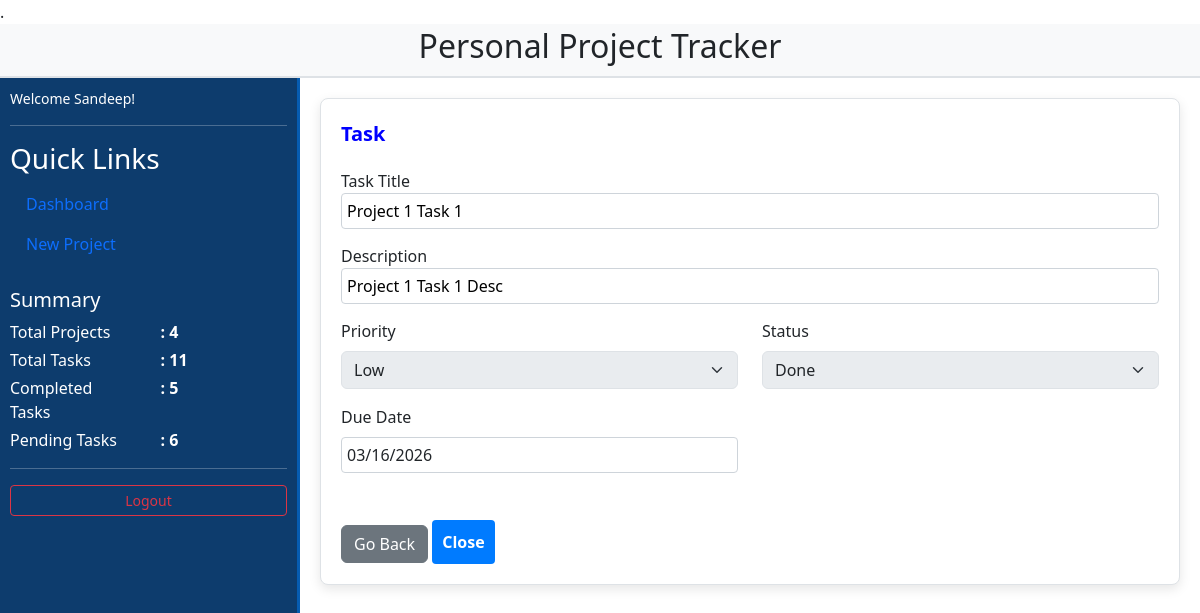
The app's page /createupdatetask/1/view/1/view (signed in) with its own data.
### tables this page shows
CREATE TABLE tasks (
    taskid INTEGER PRIMARY KEY AUTOINCREMENT,
    projectid INTEGER NOT NULL,
    title TEXT NOT NULL,
    taskdesc TEXT,
    taskpriority TEXT CHECK(taskpriority IN ('Low','Medium','High')) NOT NULL DEFAULT 'Medium',
    taskstatus TEXT CHECK(taskstatus IN ('Todo','InProgress','Done')) NOT NULL DEFAULT 'Todo',
    duedate DATE,
    FOREIGN KEY (projectid) REFERENCES projects(projectid) ON DELETE CASCADE
);

### project.py (the view)
@app.route("/createupdatetask/<int:projectid>/<string:operate>/<int:taskid>/<string:projoperate>", methods=["GET", "POST"])
@login_required
def createupdatetask(projectid, operate, taskid, projoperate):
    project = getproject(projectid, session["userid"])
    if not project:
        return "Unauthorized - project does not belong to user", 403
    if request.method == "POST":
        if operate in ["new", "update"]:
            title = request.form.get("title")
            taskdesc = request.form.get("taskdesc")
            taskpriority = request.form.get("taskpriority")
            taskstatus = request.form.get("taskstatus")
            duedate = request.form.get("duedate")
            if not title:
                flash("Task title is required", "warning")
                return redirect(request.url)
        else:
            tasks = gettask(taskid, projectid)
            if not tasks:
                return "Task not found", 404
            task = tasks[0]
            title = task["title"]
            taskdesc = task["taskdesc"]
            taskpriority = task["taskpriority"]
            taskstatus = task["taskstatus"]
            duedate = task["duedate"]
        if operate == "new":
            insertupdate_task(True, 0, projectid, title, taskdesc,taskpriority, taskstatus, duedate)
        elif operate == "update":
            insertupdate_task(False, taskid, projectid, title, taskdesc,taskpriority, taskstatus, duedate)
        if operate == "view":
            return render_template("task.html", operate="view", task = task, projectid=projectid, projoperate=projoperate)
        else:
            return redirect(url_for("project", operate=projoperate, projectid=projectid))
    else: #POST is FALSE
        if operate in ["view", "update"]:
            task_data = gettask(taskid, projectid)
            if not task_data:
                return "Task not found", 404
            return render_template("task.html", operate=operate, projectid=projectid, task=task_data[0], projoperate=projoperate)
        return render_template("task.html", operate="new", projectid=projectid, task={}, projoperate=projoperate)

### dal.py (called while the page is built)
def get_dashboard_data(userid):
    projects = db.execute(
        "SELECT * FROM projects WHERE userid = ? ORDER BY duedate DESC", (userid))
    total_projects = len(projects)
    completed_tasks = db.execute(
        "SELECT COUNT(tasks.taskid) as count FROM tasks JOIN projects ON tasks.projectid=projects.projectid WHERE projects.userid = ? AND tasks.taskstatus = 'Done'",
        (userid))[0]["count"]
    pending_tasks = db.execute(
        "SELECT COUNT(tasks.taskid) as count FROM tasks JOIN projects ON tasks.projectid=projects.projectid WHERE projects.userid = ? AND tasks.taskstatus != 'Done'",
        (userid) )[0]["count"]
    return projects, total_projects, completed_tasks, pending_tasks

def getproject(projectid, userid):
    return db.execute(
        "SELECT * FROM projects where projectid = ? AND userid = ?", projectid, userid
    )

def gettask(taskid, projectid):
    return db.execute("SELECT tasks.* FROM tasks tasks WHERE taskid=? AND projectid = ? ", taskid,projectid)

### helpers.py (called while the page is built)
def login_required(func):
    @wraps(func)
    def decorated_function(*args, **kwargs):
        if session.get("userid") is None:
            return redirect("/login")
        return func(*args, **kwargs)
    return decorated_function

### project.py (called while the page is built)
@app.context_processor
def fillsummary():
    if "userid" in session:
        user_projects, total_projects, completed_tasks, pending_tasks = get_dashboard_data(session["userid"])
        return dict(
            totalprojects=total_projects,
            completedtasks=completed_tasks,
            pendingtasks=pending_tasks
        )
    return dict(
        totalprojects=0,
        completedtasks=0,
        pendingtasks=0
    )

### templates/task.html (shortened to what this page needs)
{% extends "layout.html" %}
{% block sidebar %}
    <div class="mt-auto">
        <p class="small">Welcome {{ session["username"]|capitalize }}!</p>
        <hr>
    </div>
    <h3>Quick Links</h3>
    <ul class="nav flex-column">
        <li class="nav-item">
            <a class="nav-link active" href="/dashboard">Dashboard</a>
        </li>
        <li class="nav-item">
            <a class="nav-link" href="/createproject/new/0">New Project</a>
        </li>
    </ul>
    <h5 class="mt-4 mb-2">Summary</h5>
    <div class="row mb-1">
        <div class="col-8 col-md-6">Total Projects</div>
        <div class="col-auto fw-bold">: {{ totalprojects }}</div>
    </div>
    <div class="row mb-1">
        <div class="col-8 col-md-6">Total Tasks</div>
        <div class="col-auto fw-bold">: {{ completedtasks + pendingtasks }}</div>
    </div>
    <div class="row mb-1">
        <div class="col-8 col-md-6">Completed Tasks</div>
        <div class="col-auto fw-bold">: {{ completedtasks }}</div>
    </div>
    <div class="row mb-1">
        <div class="col-8 col-md-6">Pending Tasks</div>
        <div class="col-auto fw-bold">: {{ pendingtasks }}</div>
    </div>
    <div class="mt-auto">
        <hr>
        <a href="/logout" class="btn btn-outline-danger btn-sm w-100">Logout</a>
    </div>
{% endblock %}
{% block body %}
    <div class="areawrapper">
        <div class="areacard">
            <strong style="color: blue;">Task</strong>
                {% if operate == 'view' %}
                    <form action="/project/{{ projoperate }}/{{ projectid }}">
                {% elif operate == 'new' %}
                    <form action="/createupdatetask/{{ projectid }}/{{ operate }}/0/{{ projoperate }}" method="post">
                {% else %}
                    <form action="/createupdatetask/{{ projectid }}/{{ operate }}/{{ task.taskid }}/{{ projoperate }}" method="post">
                {% endif %}
                <label>Task Title</label>
                <input type="text" name="title"
                value="{{ task.title if task else '' }}"
                {{ 'readonly' if operate == 'view' else '' }}
                >
                <label>Description</label>
                <input type="text" name="taskdesc"
                value="{{ task.taskdesc if task else '' }}"
                {{ 'readonly' if operate == 'view' else '' }}
                >
                <div class="row mb-3">
                    <div class="col-md-6 mb-3">
                        <label class="form-label">Priority</label>
                        <select name="taskpriority"
                                class="form-select"
                                {{ 'disabled' if operate == 'view' else '' }}>
                            <option value="Low" {{ 'selected' if task.taskpriority == 'Low' else '' }}>Low</option>
                        </select>
                    </div>
                    <div class="col-md-6 mb-3">
                        <label class="form-label">Status</label>
                        <select name="taskstatus"
                                class="form-select"
                                {{ 'disabled' if operate == 'view' else '' }}>
                            <option value="Done"
                                {{ 'selected' if task.taskstatus == 'Done' else '' }}>
                                Done
                            </option>
                        </select>
                    </div>
                    <div class="col-md-6 mb-3">
                        <label class="form-label">Due Date</label>
                        <input type="date"
                            class="form-control"
                            name="duedate"
                            value="{{ task.duedate if task else '' }}"
                            {{ 'readonly' if operate == 'view' else '' }}>
                    </div>
                </div>
                <a href="{{ url_for('project', operate=projoperate, projectid=projectid) }}" class="btn btn-secondary">
                    Go Back
                </a>
                {% if operate == 'view' %}
                    <button type="submit">Close</button>
                {% else %}
                    <button type="submit">Submit</button>
                {% endif %}
            </form>
        </div>
    </div>
{% endblock %}

### templates/task.html (style rules this page uses)
.areacard button { width: auto !important; padding: 8px 20px; margin-right: 10px; }

### templates/layout.html (style rules this page uses)
body { margin: 0; padding: 0; }
.areacard { border: 1px solid #dee2e6; border-radius: 8px; padding: 20px; box-shadow: 0 4px 12px rgba(0, 0, 0, 0.1); background-color: #ffffff; }
.areacard strong { display: block; font-size: 1.25rem; margin-bottom: 20px; }
.areacard input { width: 100%; padding: 5px; margin-bottom: 15px; border: 1px solid #ced4da; border-radius: 4px; box-sizing: border-box; }
.areacard button { width: 50%; padding: 10px; background-color: #007bff; color: white; border: none; border-radius: 4px; cursor: pointer; font-weight: bold; }

### records on screen
tasks: title "Project 1 Task 1", taskdesc "Project 1 Task 1 Desc", duedate "03/16/2026"

### other values on screen
{{ session["username"]|capitalize }} "Sandeep"
{{ totalprojects }} "4"
{{ completedtasks + pendingtasks }} "11"
{{ completedtasks }} "5"
{{ pendingtasks }} "6"
